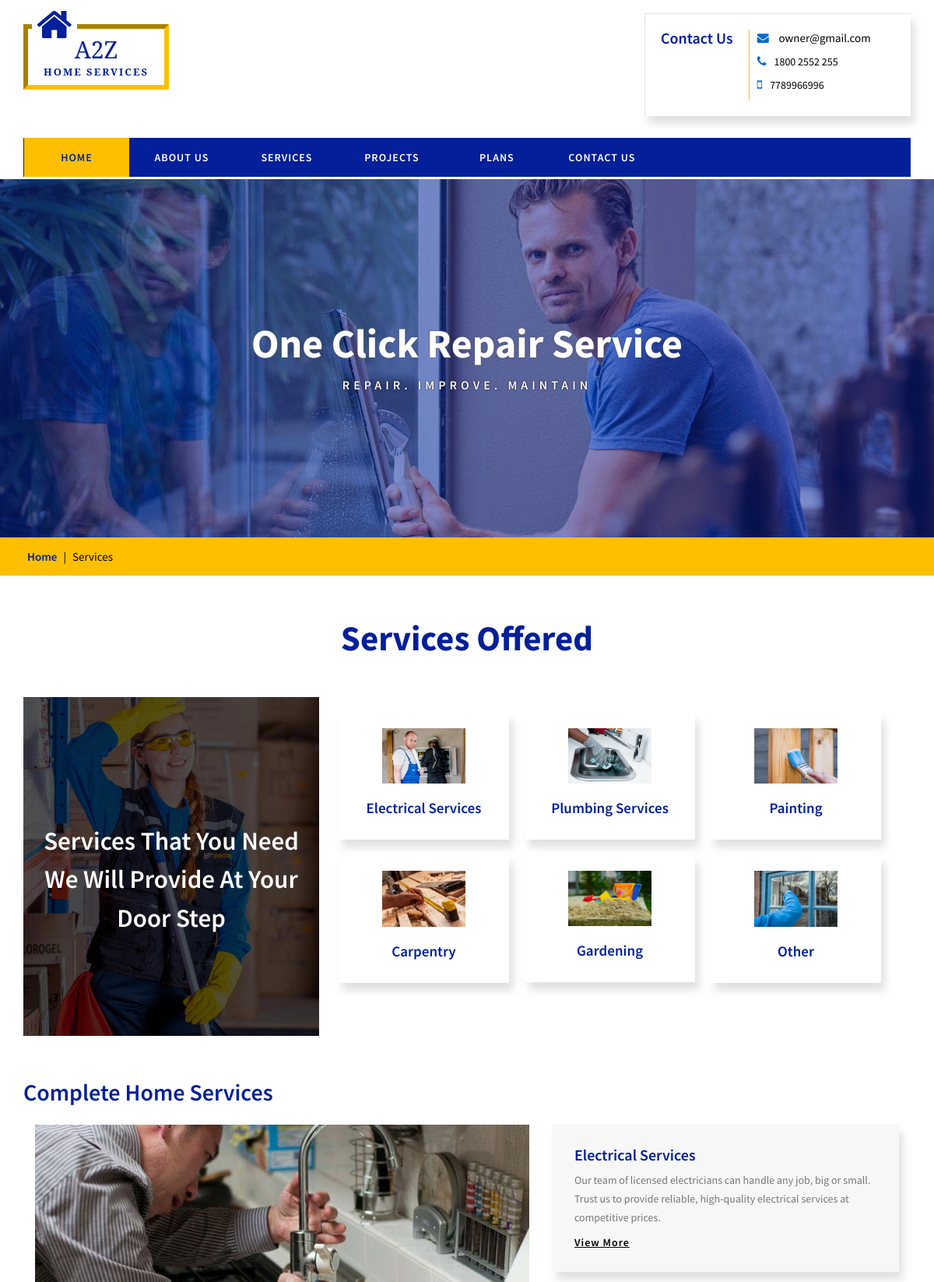
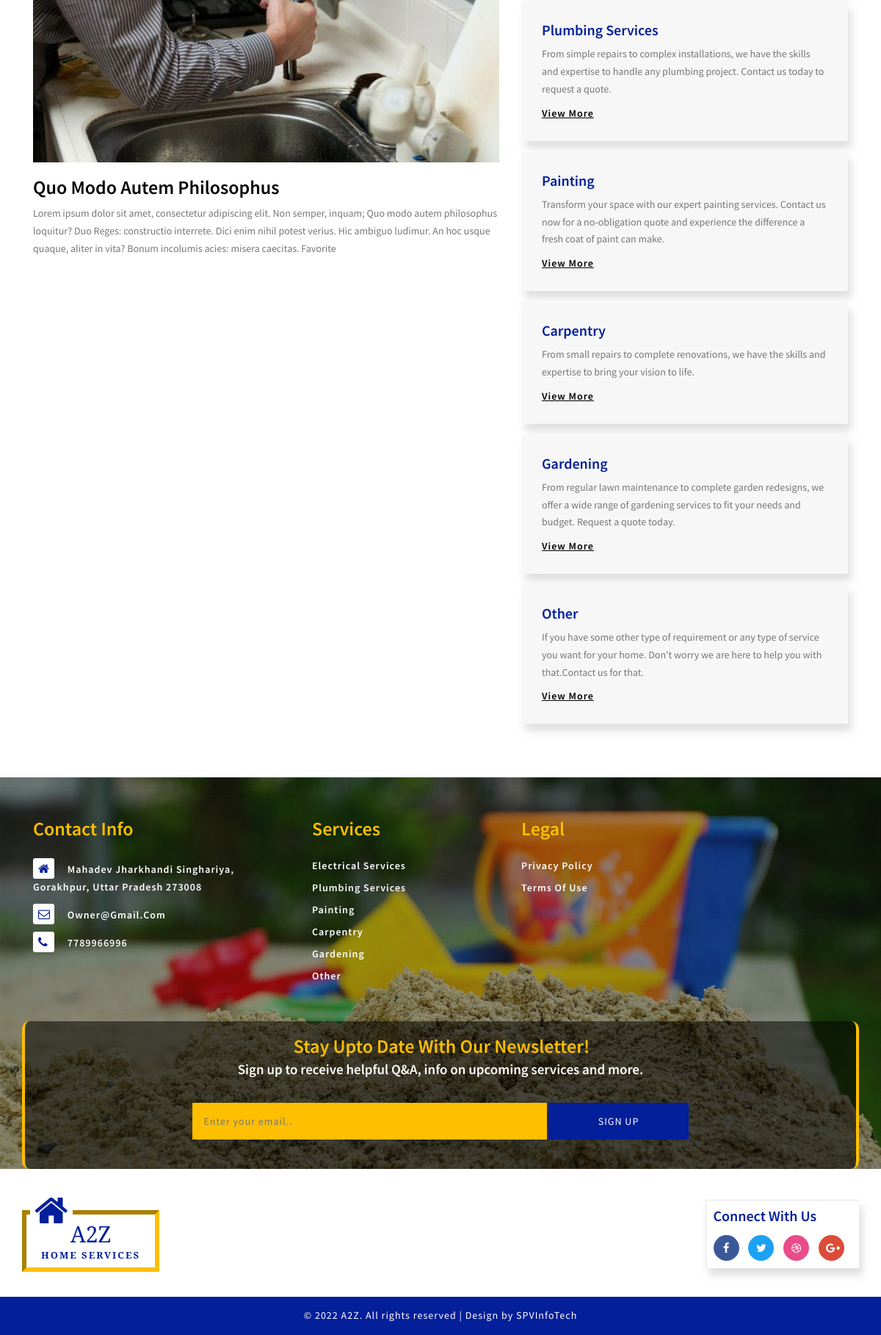
Page /services/ on the committed database (2 pictures, top to bottom).
### services/models.py (models this page shows, shortened)
class ContactInfo(models.Model):
    email = models.EmailField(max_length=255)
    mobile_number = models.CharField(max_length=10)
    telephone_number = models.CharField(max_length=15)
    address = models.TextField()
    class Meta:
        verbose_name_plural = 'Owner Contact Info'

class ServiceTypes(models.Model):
    service = models.CharField(max_length=250)
    quote = models.TextField(default='Lorem ipsum dolor sit amet, consectetur adipiscing elit. Integer gravida mauris non mi gravida, at sollicitudin.')
    service_image = models.ImageField(upload_to='service_images/', default='service_images/default.jpg')
    def __str__(self):
        return self.service
    class Meta:
        verbose_name_plural = 'Service Types'

### services/views.py (the view)
# urls.py: path('', include('services.urls')),
def services(request):
    services = ServiceTypes.objects.all()
    contact_info = ContactInfo.objects.get(id=1)
    context = {
        'contact_info': contact_info,
        'services': services
    }
    return render(request, 'services/services.html', context)

### services/templates/services/services.html
{% extends 'services/base.html' %}
{% load static %}
{% block content %}
<div class="banner-bg2">
	<div class="banner-info bg3 inner">
		<h3>one click repair service</h3>
		<p>repair.&nbsp;improve.&nbsp;maintain</p>
	</div>
</div>
<div class="breadcrumbs-w3l">
	<div class="container">
		<span class="breadcrumbs">
			<a href="index.html">Home</a> |
			<span> Services</span>
		</span>
	</div>
</div>
<div class="services w3ls-section">
	<div class="container">
		<h4 class="main-title">services offered</h4>
		<div class="services-main">
			<div class="col-md-4 serv-grid1">
				<h4 class="sub1">services that you need we will provide at your door step</h4>
			</div>
			<div class="col-md-8 serv-grid2">
				{% for service in services %}
					<div class="col-md-4 serv-sub1">
						<img src="{{ service.service_image.url }}" alt="" />
						<h5>{{ service.service }}</h5>
					</div>
				{% endfor %}
				<div class="clearfix"> </div>
			</div>
			<div class="clearfix"> </div>
		</div>
	</div>
</div>
<div class="container">
	<div class="single-left serv-bottom">
		<h5 class="main-title">complete home services
		</h5>
		<div class="post-media col-md-7">
			<img src="{% static 'images/g6.jpg' %}" class="img-responsive" alt="">
			<div class="blog-text">
				<h5>Quo modo autem philosophus</h5>
				<p>Lorem ipsum dolor sit amet, consectetur adipiscing elit. Non semper, inquam; Quo modo autem philosophus loquitur? Duo
					Reges: constructio interrete. Dici enim nihil potest verius. Hic ambiguo ludimur. An hoc usque quaque, aliter in vita?
					Bonum incolumis acies: misera caecitas. Favorite</p>
			</div>
		</div>
		<div class="all-comments col-md-5">
			<div class="media-grids">
				{% for service in services %}
					<div class="w3l-media">
						<h5>{{ service.service }}</h5>
						<div class="media-body">
							<p>{{ service.quote }}</p>
							<a href="{% url 'services:projects' %}"> view more </a>
						</div>
					</div>
				{% endfor %}
			</div>
		</div>
		<div class="clearfix"></div>
	</div>
</div>
{% endblock content %}

### services/templates/services/base.html (shortened to what this page needs)
{% load static %}
<!DOCTYPE html>
<html lang="en-us">
<head>
	<link href="{% static 'css/bootstrap.css' %}" rel="stylesheet" type="text/css" media="all" />
	<link href="{% static 'css/JiSlider.css' %}" rel="stylesheet">
	<link href="{% static 'css/owl.carousel.css' %}" rel="stylesheet">
	<link href="{% static 'css/font-awesome.css' %}" rel="stylesheet" type="text/css" media="all" />
	<link href="{% static 'css/style.css' %}" rel="stylesheet" type="text/css" media="all" />
</head>
<body>
	<div class="w3layouts-header">
		<div class="container">
			<div class="logo-nav-agileits">
				<div class="logo-nav-left">
					<h1>
						<a href="{% url 'services:index' %}">
							<span class="fa fa-home"></span>a2z
							<span class="logo-title">home services</span>
						</a>
					</h1>
				</div>
				<div class="header-grid-left-wthree">
					<div class="h3-title">
						<h3>contact us</h3>
					</div>
					<ul>
						<li>
							<span class="fa fa-envelope" aria-hidden="true"></span>
							<a href="mailto:{{ contact_info.email }}">{{ contact_info.email }}</a>
						</li>
						<li>
							<span class="fa fa-phone" aria-hidden="true"></span>{{ contact_info.telephone_number }}</li>
						<li>
							<span class="fa fa-mobile" aria-hidden="true"></span>{{ contact_info.mobile_number }}
						</li>
					</ul>
					<div class="clearfix"> </div>
				</div>
				<div class="clearfix"> </div>
			</div>
			<div class="logo-nav-left1">
				<nav class="navbar navbar-default">
					<div class="collapse navbar-collapse" id="bs-megadropdown-tabs">
						<ul class="nav navbar-nav">
							<li class="active">
								<a href="{% url 'services:index' %}">Home</a>
							</li>
							<li>
								<a href="{% url 'services:about' %}">about us</a>
							</li>
							<li>
								<a href="{% url 'services:services' %}">services</a>
							</li>
							<li>
								<a href="{% url 'services:projects' %}">Projects</a>
							</li>
							<li>
								<a href="{% url 'services:plans' %}">plans</a>
							</li>
							<li>
								<a href="{% url 'services:contact-us' %}">contact us</a>
							</li>
						</ul>
					</div>
				</nav>
			</div>
		</div>
	</div>
    {% block content %}
    {% endblock content %}
	<div class="footer-main-w3_agile">
		<div class="footer-dot">
			<div class="container">
				<div class="footer-bottom">
					<div class="col-md-4 col-sm-6 col-xs-6 footer-grid1 address">
						<h4>Contact Info</h4>
						<ul>
							<li>
								<span class="fa fa-home" aria-hidden="true"></span>
								<p>{{ contact_info.address }}</p>
							</li>
							<li>
								<span class="fa fa-envelope-o" aria-hidden="true"></span>
								<a href="mailto:{{ contact_info.email }}">{{ contact_info.email }}</a>
							</li>
							<li>
								<span class="fa fa-phone" aria-hidden="true"></span>
								<p>{{ contact_info.mobile_number }}</p>
							</li>
						</ul>
					</div>
					<div class="col-md-3 col-sm-6 col-xs-6 footer-grid1 res">
						<h4>services</h4>
						<ul>
                            {% for service in services %}
                                <li>
                                    <a href="#">{{ service }}</a>
                                </li>
                            {% endfor %}
						</ul>
					</div>
					<div class="col-md-2 col-sm-6 col-xs-6 footer-grid1">
						<h4>legal</h4>
						<ul>
							<li>
								<a href="{% url 'services:privacy' %}">privacy policy</a>
							</li>
							<li>
								<a href="{% url 'services:terms' %}">terms of use</a>
							</li>
						</ul>
					</div>
					<div class="clearfix"></div>
				</div>
				<div class="agileinfo-subscribe-grid text-center">
					<h4>stay upto date with our newsletter!</h4>
					<p>Sign up to receive helpful Q&A, info on upcoming services and more.</p>
					<form action="{% url 'services:newsletter' %}" method="post">
						<input type="email" placeholder="Enter your email.." name="newsletter" required="">
						<button type="submit" class="btn1">sign up</button>
					</form>
				</div>
			</div>
		</div>
	</div>
	<div class="cpy-footer">
		<div class="container">
			<div class="footer-top">
				<div class="logo-nav-left footer-top1">
					<h2>
						<a href="index.html">
							<span class="fa fa-home logo-ftr"></span>a2z
							<span class="logo-title">home services</span>
						</a>
					</h2>
				</div>
				<div class="footer-social">
					<h4>connect with us</h4>
					<ul>
						<li>
							<a href="#">
								<span class="fa fa-facebook icon_facebook"></span>
							</a>
						</li>
						<li>
							<a href="#">
								<span class="fa fa-twitter icon_twitter"></span>
							</a>
						</li>
						<li>
							<a href="#">
								<span class="fa fa-dribbble icon_dribbble"></span>
							</a>
						</li>
						<li>
							<a href="#">
								<span class="fa fa-google-plus icon_g_plus"></span>
							</a>
						</li>
					</ul>
				</div>
				<div class="clearfix"></div>
			</div>
		</div>
		<div class="cpy-text">
			<p>© 2022 A2Z. All rights reserved | Design by
				<a href="http://spvinfotech.com/">SPVInfoTech
				</a>
			</p>
		</div>
	</div>
</body>
</html>

### rows in the picture
ContactInfo: email "owner@gmail.com", telephone_number "1800 2552 255", mobile_number "7789966996", address "Mahadev Jharkhandi Singhariya, Gorakhpur, Uttar Pradesh 273008", email "Owner@gmail.com"
ServiceTypes: service_image (picture), service "Electrical Services", quote "Our team of licensed electricians can handle any job, big or small. Trust us to provide reliable, high-quality electrical services at competitive prices."
ServiceTypes: service_image (picture), service "Plumbing Services", quote "From simple repairs to complex installations, we have the skills and expertise to handle any plumbing project. Contact us today to request a quote."
ServiceTypes: service_image (picture), service "Painting", quote "Transform your space with our expert painting services. Contact us now for a no-obligation quote and experience the difference a fresh coat of paint can make."
ServiceTypes: service_image (picture), service "Carpentry", quote "From small repairs to complete renovations, we have the skills and expertise to bring your vision to life."
ServiceTypes: service_image (picture), service "Gardening", quote "From regular lawn maintenance to complete garden redesigns, we offer a wide range of gardening services to fit your needs and budget. Request a quote today."
ServiceTypes: service_image (placeholder picture), service "Other", quote "If you have some other type of requirement or any type of service you want for your home. Don't worry we are here to help you with that.Contact us for that."
